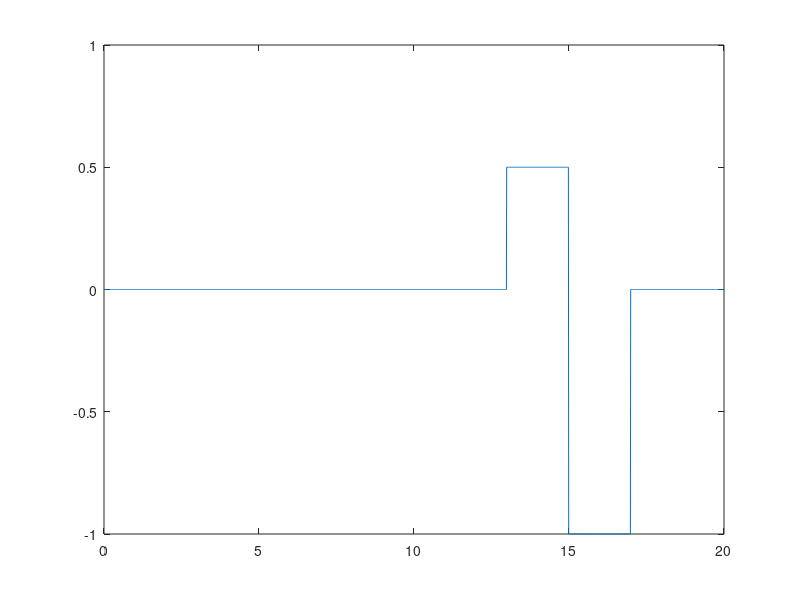

Reproduce this figure in MATLAB. (Note: this script raises an error after producing the figure.)
clc, clear, close all;

%% discrete system variables
dt = 10e-3; %discrete time step
fs = 1/dt; %sampling frequncy 
time = 0:dt:20;             %time vector in steps of T_steps


%% Thrust vector
g=9.81;
weight = 3;
N=g*weight;

thrustVector = -N*exp(-0.5*time)+N;       %thrust that starts at 0 and settles on 30Newton gradually over 5 seconds

 plot(time, flip(thrustVector));

%% Rotanional velocity vector

rotationalVelocity = zeros(size(time));         %rotational vecocity of zeros for length of time

rotationalVelocity(13*fs:15*fs-1) = 0.5; % 0.5 rad per sec for 2 seconds from 13 to 15 seconds
rotationalVelocity(15*fs:17*fs-1) = -1.0; % -0.5 rad per sec for 2 seconds from 15 to 17 seconds
 plot(time, rotationalVelocity);

%% Assembly of Input States Matrix

InputMatrix = zeros(3,length(time));
InputMatrix(1,:) = time;
InputMatrix(2,:) = flip(thrustVector);
InputMatrix(3,:) = rotationalVelocity;


%% Output CSV

writematrix(InputMatrix.', "InputMatrix.csv");

% 
% A = [0   2   4;...
%      30  25   0;...
%      0   0   0];
% 
% A = [0  2    4       6       10;...
%      0  2    1       1        0.5;...
%      0  0   0.5     -0.5     0];
 

% writematrix(A.', "NietOnnodigIngewikkeld.csv");